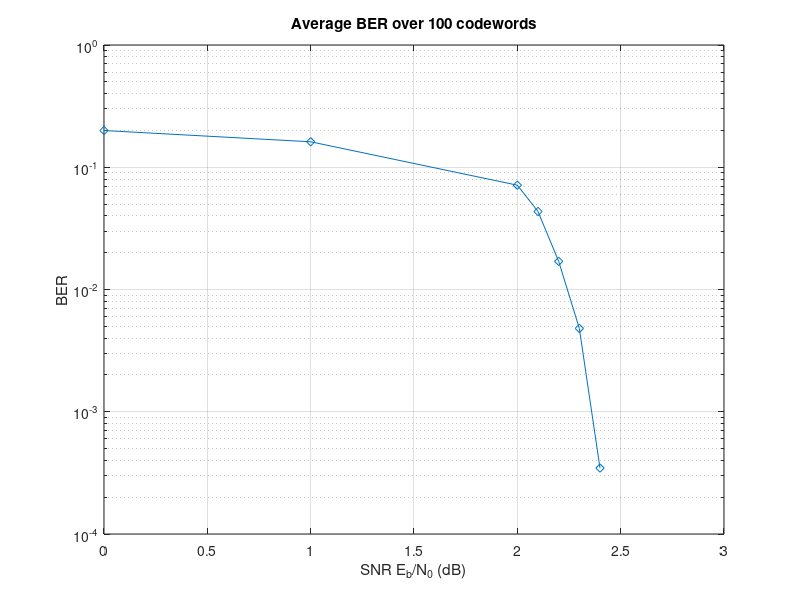

Source code (MATLAB):
av_error =[ 0.199735243055556  ;0.161553819444444 ;  0.071338975694444;
0.043449435763889;
 0.016998697916667 ;  0.004807942708333;
  0.000346137152778];
x= [0, 1, 2, 2.1, 2.2, 2.3, 2.4];
figure
semilogy(x, av_error,'d-')
xlabel( 'SNR E_b/N_0 (dB)' );
ylabel( 'BER' );
title('Average BER over 100 codewords')
ylim([ 10^(-4),10^0])
xlim([0, 3])
grid on
